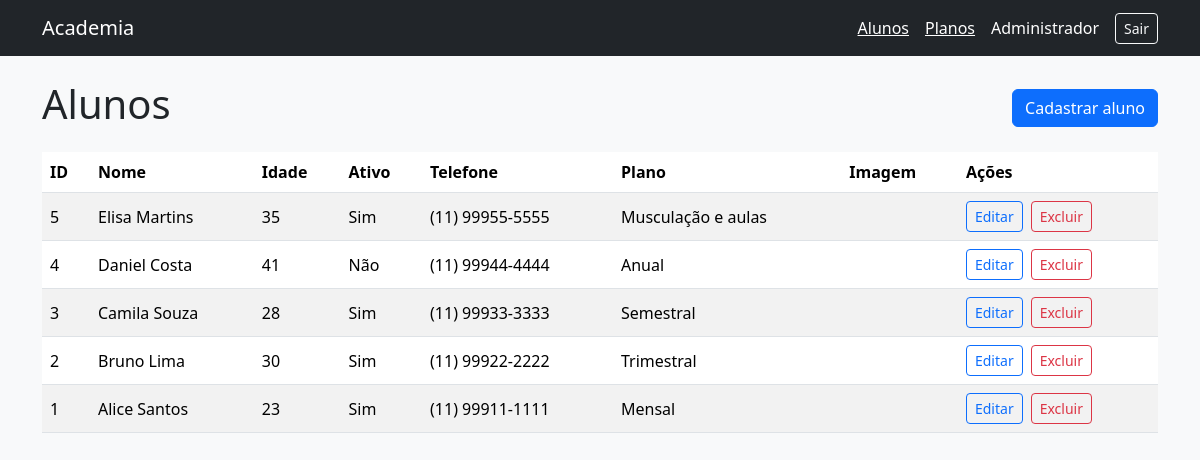
The app's page /index.php?controller=aluno&acao=listar (signed in) with its own data.
### tables this page shows
CREATE TABLE alunos (
    id_aluno INT UNSIGNED AUTO_INCREMENT PRIMARY KEY,
    nome VARCHAR(100) NOT NULL,
    idade TINYINT UNSIGNED NOT NULL,
    ativo BOOLEAN NOT NULL DEFAULT TRUE,
    telefone VARCHAR(25) NOT NULL,
    imagem_url VARCHAR(500) NOT NULL DEFAULT '',
    plano_id INT UNSIGNED NOT NULL,
    criado_em TIMESTAMP NOT NULL DEFAULT CURRENT_TIMESTAMP,
    CONSTRAINT fk_alunos_planos FOREIGN KEY (plano_id) REFERENCES planos(id)
        ON DELETE RESTRICT ON UPDATE CASCADE
);

CREATE TABLE planos (
    id INT UNSIGNED AUTO_INCREMENT PRIMARY KEY,
    nome VARCHAR(100) NOT NULL,
    valor DECIMAL(10,2) UNSIGNED NOT NULL
);

### controllers/AlunoController.php (called while the page is built, shortened)
<?php
class AlunoController {
    public function listar(): void {
        $alunos=(new Aluno())->listar();
        require __DIR__.'/../views/alunos/index.php';
    }
}

### index.php (called while the page is built, shortened)
<?php
require __DIR__.'/config/bootstrap.php';
require __DIR__.'/config/web.php';
$c = $_GET['controller'] ?? 'usuario';
$a = $_GET['acao'] ?? 'login';
try { $classe=ucfirst($c).'Controller'; (new $classe())->$a(); }
catch (Throwable $erro) { error_log((string)$erro); erroPagina(500,'Não foi possível concluir. Confira a configuração do banco e tente novamente.'); }

### config/web.php (called while the page is built, shortened)
<?php
function e($valor): string { return htmlspecialchars((string)$valor,ENT_QUOTES,'UTF-8'); }

### config/Database.php (called while the page is built)
<?php
class Database {
    private static $conexao=null;
    public static function getConnection(): PDO {
        if (self::$conexao===null) {
            self::$conexao=new PDO('mysql:host=127.0.0.1;dbname=academia;charset=utf8mb4','root','',[
                PDO::ATTR_ERRMODE=>PDO::ERRMODE_EXCEPTION,
                PDO::ATTR_DEFAULT_FETCH_MODE=>PDO::FETCH_ASSOC,
                PDO::ATTR_EMULATE_PREPARES=>false
            ]);
        }
        return self::$conexao;
    }
}

### models/Aluno.php (called while the page is built, shortened)
<?php
class Aluno {
    public function listar(): array {
        $s=Database::getConnection()->prepare('SELECT a.*,p.nome AS plano_nome FROM alunos a JOIN planos p ON p.id=a.plano_id ORDER BY a.id_aluno DESC');
        $s->execute(); return $s->fetchAll();
    }
}

### views/alunos/index.php (the view, shortened to what this page needs)
<?php require __DIR__.'/../partials/header.php'; ?>
<div class="d-flex justify-content-between align-items-center mb-3"><h1>Alunos</h1><a class="btn btn-primary" href="index.php?controller=aluno&acao=cadastrar">Cadastrar aluno</a></div>
<div class="table-responsive"><table class="table table-striped align-middle">
<thead><tr><th>ID</th><th>Nome</th><th>Idade</th><th>Ativo</th><th>Telefone</th><th>Plano</th><th>Imagem</th><th>Ações</th></tr></thead><tbody>
<?php foreach ($alunos as $r): ?>
<tr><td><?= e($r['id_aluno']) ?></td><td><?= e($r['nome']) ?></td>
<td><?= e($r['idade']) ?></td><td><?= $r['ativo']?'Sim':'Não' ?></td><td><?= e($r['telefone']) ?></td><td><?= e($r['plano_nome']) ?></td>
<td><?php if ($r['imagem_url']): ?><img src="<?= e($r['imagem_url']) ?>" alt="Foto de <?= e($r['nome']) ?>" width="48" height="48" loading="lazy" style="object-fit:cover"><?php endif; ?></td>
<td><div class="d-flex gap-2">
<a class="btn btn-sm btn-outline-primary" href="index.php?controller=aluno&acao=editar&id=<?= e($r['id_aluno']) ?>">Editar</a>
<form method="post" action="index.php?controller=aluno&acao=excluir" onsubmit="return confirm('Excluir este registro?')">
<?php csrfInput(); ?><input type="hidden" name="id" value="<?= e($r['id_aluno']) ?>"><button class="btn btn-sm btn-outline-danger">Excluir</button></form>
</div></td></tr><?php endforeach; ?>
</tbody></table></div><?php require __DIR__.'/../partials/footer.php'; ?>

### views/partials/header.php (shortened to what this page needs)
<!doctype html>
<html lang="pt-BR"><head><meta charset="utf-8"><meta name="viewport" content="width=device-width, initial-scale=1">
<title>Academia</title><link href="https://cdn.jsdelivr.net/npm/bootstrap@5.3.3/dist/css/bootstrap.min.css" rel="stylesheet"></head>
<body class="bg-light">
<nav class="navbar navbar-dark bg-dark"><div class="container d-flex flex-wrap gap-3">
<a class="navbar-brand" href="index.php?controller=usuario&acao=painel">Academia</a>
<?php if (isset($_SESSION['usuario_id'])): ?>
<div class="d-flex flex-wrap align-items-center gap-3">
<a class="text-white" href="index.php?controller=aluno&acao=listar">Alunos</a>
<a class="text-white" href="index.php?controller=plano&acao=listar">Planos</a>
<span class="text-white"><?= e($_SESSION['usuario_nome']) ?></span>
<form method="post" action="index.php?controller=usuario&acao=logout"><?php csrfInput(); ?><button class="btn btn-outline-light btn-sm">Sair</button></form>
</div><?php endif; ?></div></nav><main class="container py-4">

### views/partials/footer.php
</main></body></html>

### records on screen
alunos: id_aluno "5", nome "Elisa Martins", idade "35", ativo "Sim", telefone "(11) 99955-5555", plano.nome "Musculação e aulas"
alunos: id_aluno "4", nome "Daniel Costa", idade "41", ativo "Não", telefone "(11) 99944-4444", plano.nome "Anual"
alunos: id_aluno "3", nome "Camila Souza", idade "28", ativo "Sim", telefone "(11) 99933-3333", plano.nome "Semestral"
alunos: id_aluno "2", nome "Bruno Lima", idade "30", ativo "Sim", telefone "(11) 99922-2222", plano.nome "Trimestral"
alunos: id_aluno "1", nome "Alice Santos", idade "23", ativo "Sim", telefone "(11) 99911-1111", plano.nome "Mensal"

### other values on screen
$_SESSION['usuario_nome'] "Administrador"
